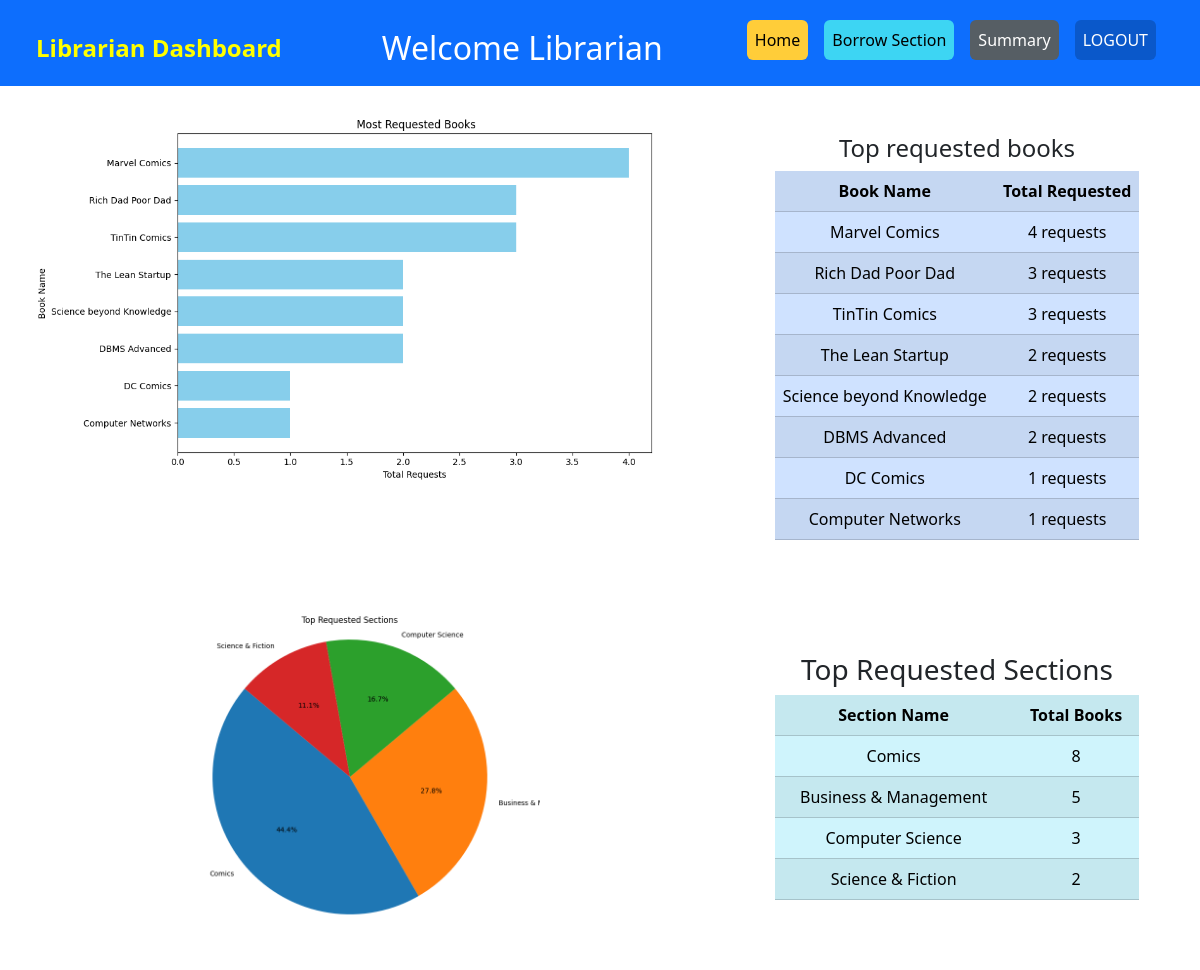
The page /lib-summary on the database its author committed.
### app.py (models this page shows)
class Book(db.Model):
    __tablename__ = 'book'
    book_id = db.Column(db.Integer, primary_key=True, autoincrement=True, unique=True)
    book_name = db.Column(db.String(80), nullable=False)
    author = db.Column(db.String(50))
    sec_id = db.Column(db.Integer, db.ForeignKey("section.section_id"), nullable=False)

class Section(db.Model):
    __tablename__ = 'section'
    section_id = db.Column(db.Integer, primary_key=True, autoincrement=True, unique=True)
    section_name = db.Column(db.String(50), nullable=False)
    section_description = db.Column(db.String(255), nullable=False)
    date_created = db.Column(db.DateTime, default=datetime.now)
    book_count = db.Column(db.Integer, default=0)

### app.py (the view)
@app.route('/lib-summary')
def lib_summary():
    top_books = db.session.query(Book.book_name,
                                 db.func.count(distinct(Requested.req_id)).label('requested_count'),
                                 db.func.count(distinct(Granted.req_id)).label('granted_count'),
                                 db.func.count(distinct(Completed.req_id)).label('completed_count')) \
                    .outerjoin(Requested, Book.book_id == Requested.book_id) \
                    .outerjoin(Granted, Book.book_id == Granted.book_id) \
                    .outerjoin(Completed, Book.book_id == Completed.book_id) \
                    .group_by(Book.book_id) \
                    .order_by(db.func.count(distinct(Requested.req_id)) +
                              db.func.count(distinct(Granted.req_id)) +
                              db.func.count(distinct(Completed.req_id)).desc()) \
                    .limit(8) \
                    .all()
    top_books_data = [{'book_name': book[0],
                       'total_requests': book[1] + book[2] + book[3]}
                      for book in top_books]
    book_names = [book['book_name'] for book in top_books_data]
    total_requests = [book['total_requests'] for book in top_books_data]
    plt.figure(figsize=(10, 6))
    plt.barh(book_names, total_requests, color='skyblue')
    plt.xlabel('Total Requests')
    plt.ylabel('Book Name')
    plt.title(' Most Requested Books')
    plt.gca().invert_yaxis()  # Invert y-axis to display top book at the top
    plt.tight_layout()
    img = io.BytesIO()
    plt.savefig(img, format='png')
    img.seek(0)
    plot_url1 = base64.b64encode(img.getvalue()).decode()
    top_sections = {}
    for book in top_books_data:
        section_name = Section.query.join(Book, Book.sec_id == Section.section_id).filter(Book.book_name == book['book_name']).first().section_name
        if section_name in top_sections:
            top_sections[section_name] += book['total_requests']
        else:
            top_sections[section_name] = book['total_requests']
    top_sections_sorted = sorted(top_sections.items(), key=lambda x: x[1], reverse=True)[:4]
    section_names = [section[0] for section in top_sections_sorted]
    request_counts = [section[1] for section in top_sections_sorted]
    plt.figure(figsize=(8, 8))
    plt.pie(request_counts, labels=section_names, autopct='%1.1f%%', startangle=140)
    plt.axis('equal')  # Equal aspect ratio ensures that pie is drawn as a circle.
    plt.title('Top Requested Sections')
    img = io.BytesIO()
    plt.savefig(img, format='png')
    img.seek(0)
    plot_url2 = base64.b64encode(img.getvalue()).decode()
    return render_template('libsummary.html', top_books=top_books_data, plot_url1=plot_url1, top_sections=top_sections_sorted, plot_url2=plot_url2)

### templates/libsummary.html (shortened to what this page needs)
<!DOCTYPE html>
<html lang="en">
<head>
    <link rel="stylesheet" href="../static/style.css">
    <link href="https://cdn.jsdelivr.net/npm/bootstrap@5.3.3/dist/css/bootstrap.min.css" rel="stylesheet">
</head>
<body>
<nav class="navbar navbar-expand-lg navbar-dark bg-primary" style="padding: 20px 0px 10px;">
    <div class="container-fluid">
        <a class="navbar-brand" href="#" style="font-size: 24px; color:yellow; padding-left: 24px;"><b>Librarian Dashboard</b></a>
        <div class="collapse navbar-collapse" id="navbarNav">
            <h2 class="d-flex mx-auto my-2 my-lg-0" align="center" style="color: white;">Welcome Librarian</h2>
            <ul class="navbar-nav ml-auto">
                <li class="nav-item">
                    <a class="btn btn-warning nav-link active" href="/librarian" style="color: black;">Home</a>
                </li>
                <li class="nav-item">
                    <a class="nav-link" href="#"></a>
                </li>
                <li class="nav-item">
                    <a class="btn btn-info nav-link active" href="{{ url_for('lib_borrow') }}" style="color: black;">Borrow Section</a>
                </li>
                <li class="nav-item">
                    <a class="nav-link" href="#"></a>
                </li>
                <li class="nav-item">
                    <a class="btn btn-secondary nav-link active" href="#">Summary</a>
                </li>
                <li class="nav-item">
                    <a class="nav-link" href="#"></a>
                </li>
                <li class="nav-item">
                  <a class="btn btn-primary mb-3 nav-link active" aria-current="page" href="/logout">LOGOUT</a>
                </li>
                <li class="nav-item">
                    <a class="nav-link" href="#"></a>
                </li>
                <li class="nav-item">
                    <a class="nav-link" href="#"></a>
                </li>
            </ul>
        </div>
    </div>
</nav>
    <br>
    <div class="row">
        <div class="col-7">
            <div class="container" style="width: 95%;">
                <img alt="Top 8 Most Requested Books Bar Chart" width="100%">
            </div>
        </div>
        <div class="col-5">
            <div class="container" style="width: 80%; margin-top: 5%;">
                <h4 align="center">Top requested books</h4>
                <table class="table table-primary table-striped">
                    <tr align="center">
                        <th>Book Name</th>
                        <th>Total Requested</th>
                    </tr>
                    {% for book in top_books %}
                    <tr align="center">
                        <td>{{ book['book_name'] }}</td>
                        <td>{{ book['total_requests'] }} requests</td>
                    </tr>
                    {% endfor %}
                </table>
            </div>
        </div>
    </div>
    <br>
    <div class="row">
        <div class="col-7">
            <div class="container" style="width: 60%;">
                <img alt="Top 8 Most Requested Books Bar Chart" width="100%">
            </div>
        </div>
        <div class="col-5">
            <div class="container" style="width: 80%; margin-top: 15%;">
                <h3 align="center">Top Requested Sections</h3>
                <table class="table table-info table-striped">
                    <tr align="center">
                        <th>Section Name</th>
                        <th>Total Books</th>
                    </tr>
                    {% for section in top_sections %}
                    <tr align="center">
                        <td>{{ section[0] }}</td>
                        <td>{{ section[1] }}</td>
                    </tr>
                    {% endfor %}
                </table>
            </div>
        </div>
    </div>
</body>
</html>

### rows shown on the page
Book: book_name "Marvel Comics", total_requests "4"
Book: book_name "Rich Dad Poor Dad", total_requests "3"
Book: book_name "TinTin Comics", total_requests "3"
Book: book_name "The Lean Startup", total_requests "2"
Book: book_name "Science beyond Knowledge", total_requests "2"
Book: book_name "DBMS Advanced", total_requests "2"
Book: book_name "DC Comics", total_requests "1"
Book: book_name "Computer Networks", total_requests "1"
Section: section_name "Comics", section "8"
Section: section_name "Business & Management", section "5"
Section: section_name "Computer Science", section "3"
Section: section_name "Science & Fiction", book_count "2"
